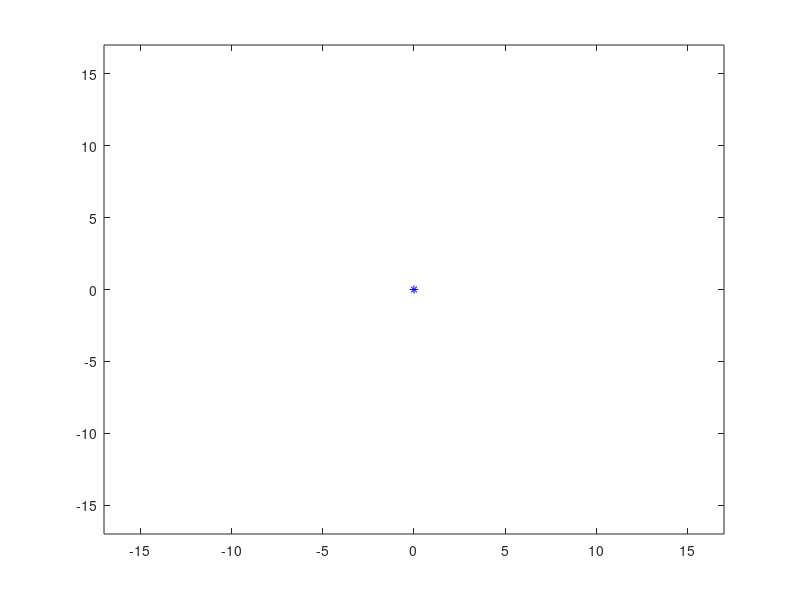

Here is the MATLAB script that generated this plot: (Note: this script raises an error after producing the figure.)
clear;
clc;

roboArm.L = [8, 8];
roboArm.offset = [0, 0];

plot(0,0,'b*');
axis([-17 17 -17 17]);
hold on;

ind = 1;

delay = 0.05;
numOfSteps = 30;

path = [getLine(-10,10,-10,5,numOfSteps);
        getCurve(-5,5,5,pi,2*pi,2*numOfSteps);
        getLine(0,5,0,10,numOfSteps);
        getLine(0,10,-2,10,numOfSteps);
        getLine(-2,10,-2,5,numOfSteps);
        getCurve(-5,5,3,0,-pi,2*numOfSteps);
        getLine(-8,5,-8,10,numOfSteps);
        getLine(-8,10,-10,10,numOfSteps);
        ];
    
    path1=[getLine(-10,10,-10,8,numOfSteps);
        getLine(-10,8,-6,8,numOfSteps);
        getLine(-6,8,-6,0,numOfSteps);
        getLine(-6,0,-4,0,numOfSteps);
        getLine(-4,0,-4,8,numOfSteps);
        getLine(-4,8,0,8,numOfSteps);
        getLine(0,8,0,10,numOfSteps);
        getLine(0,10,-10,10,numOfSteps);]

for n = 1:length( path1)
    theta = getikine(roboArm, [ path1(n,1),  path1(n,2)],'left');
    P = getfkine(roboArm, theta - roboArm.offset);
    locationX(ind) = P(1);
    locationY(ind) = P(2);
    ind = ind + 1;
    hold off;
    plot(locationX,locationY,'r');
    hold on;
    grid on;
    plotRobot(roboArm, theta);
    axis([-17 17 -17 17]);
        
    pause(delay);
    
end
